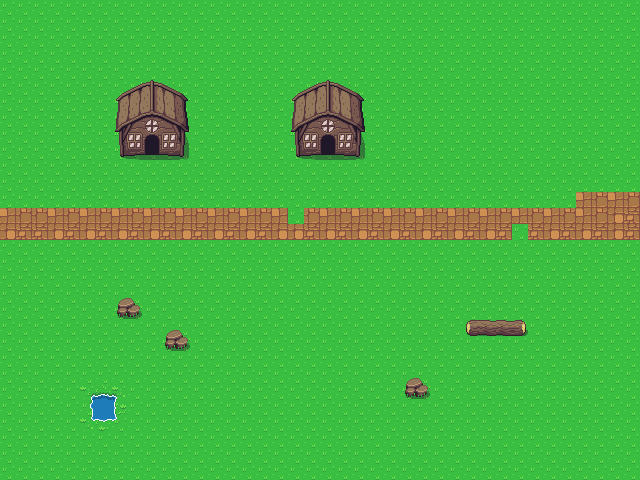

Below is a game level as drawn by its tile map, then a one-line description and the .tmx that defines it (tile-layer data replaced by summaries):
An orthogonal 40x30 tile map with 16x16 px tiles, 2 tile layers (ground, stuff).

<map version="1.2" tiledversion="1.3.4" orientation="orthogonal" renderorder="right-down" width="40" height="30" tilewidth="16" tileheight="16" infinite="0" nextlayerid="4" nextobjectid="1">
 <tileset firstgid="1" source="test_2.tsx" />
 <layer id="1" name="ground" width="40" height="30">
  <data>[1200 cells, 1200 non-empty, 1 distinct tile ids]</data>
 </layer>
 <layer id="2" name="stuff" width="40" height="30">
  <data>[1200 cells, 159 non-empty, 46 distinct tile ids]</data>
 </layer>
</map>
